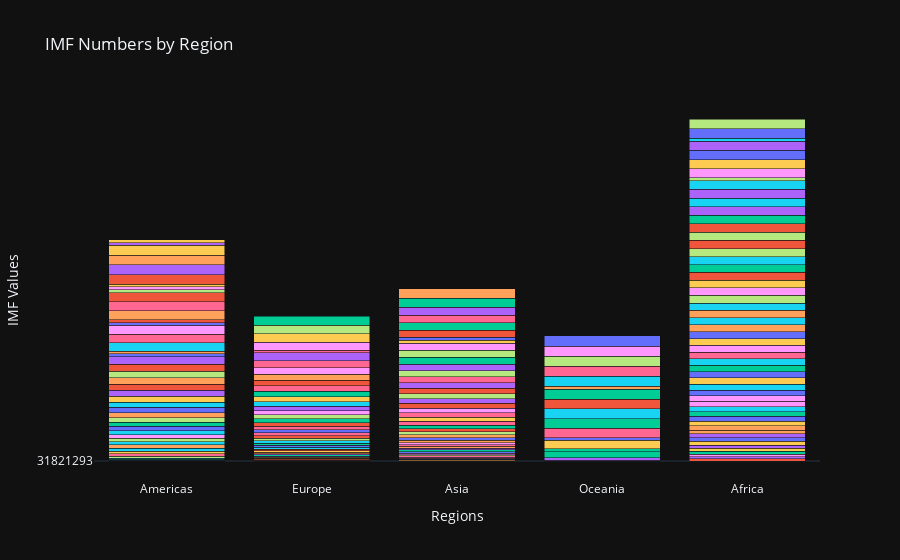

Write notebook code for a chart like this one.
### Code cell
# Now we will group by 'UN region' and aggregate the IMF values
# Now create the stacked bar plot
fig = px.bar(
    merged_df,
    x='UN region',                             # Use regions as x-axis
    y='IMF (2026)[6]',                        # IMF numbers on y-axis
    color='Country/Territory',                # Stack by countries
    title='IMF Numbers by Region',            # Title of the plot
)

# Update layout for better readability
fig.update_layout(barmode='stack', yaxis_title='IMF Values', xaxis_title='Regions')
fig.update_layout(showlegend=False)

# Show the plot
fig.show()
